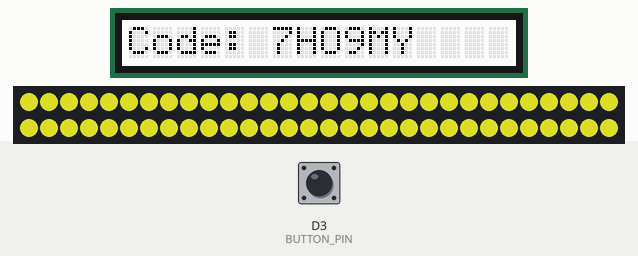
The sketch below on a simulated Arduino MKR. Shown: 16×1 character LCD, 60 RGB LEDs in strip order, left to right, continuing on the next row. The test bench sets the inputs (shaded band); at power-on: D3 (BUTTON_PIN) HIGH. Dim RGB values are drawn brighter than linear; WiFi joins after 1.5 s; servers stay silent unless stated; uploads are accepted with an empty reply; random numbers use the default seed unless the sketch sets one; what the sketch prints to the serial monitor is not drawn.

Above: at 2.7 s.
2.8 s: D3 (BUTTON_PIN) pulled LOW for 0.15 s
At 3.4 s:
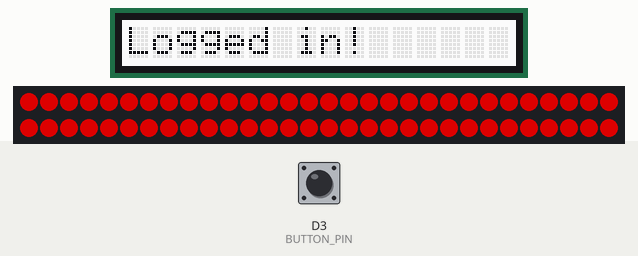
8.9 s: D3 (BUTTON_PIN) pulled LOW for 1 s
At 9.5 s:
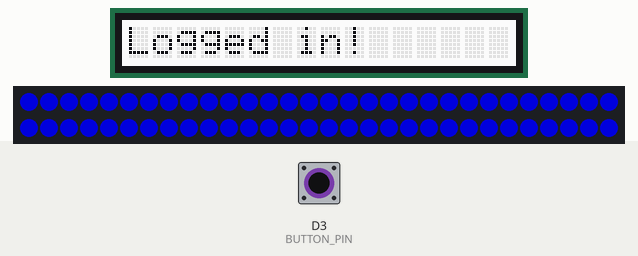
11.4 s: D3 (BUTTON_PIN) pulled LOW for 3.2 s
At 19.7 s:
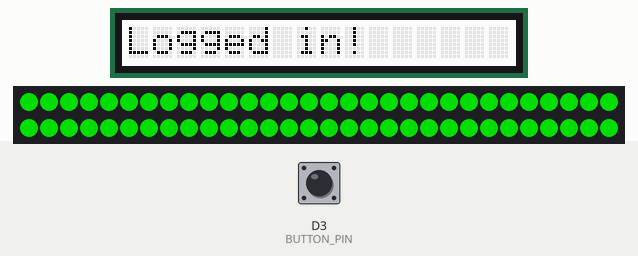
Timing chart, 0 to 21.2 s (numbered marks = the images above; inputs shaded):
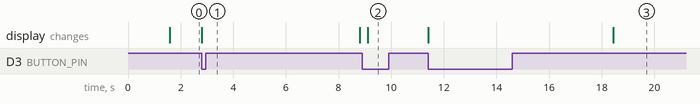

The sketch:

main.ino
```cpp
#include <ArduinoHttpClient.h>
#include <SPI.h>
#include <WiFiNINA.h>

#include <Adafruit_NeoPixel.h>
#ifdef __AVR__
  #include <avr/power.h>
#endif

#include <Wire.h>
#include "rgb_lcd.h";

rgb_lcd lcd;

int LED_PIN = 6;
int BUTTON_PIN = 3;
int BUTTON_INTERRUPT_DELAY = 20;
int PIXEL_COUNT = 60;

// Neopixel config
int PIXEL_FORMAT = NEO_GRB + NEO_KHZ800;
Adafruit_NeoPixel *pixels;

// Initialize WiFi network credentials
#include "arduino_secrets.h"
char ssid[] = SECRET_SSID;
char pass[] = SECRET_PASS;

WiFiClient wifi;
HttpClient client = HttpClient(wifi, "195.201.132.250", 3000);
int wifiStatus = WL_IDLE_STATUS;

String apiToken = "";
String tempCode = "";

enum GameState {
  UNAUTHORIZED = 0,
  IN_MENU = 1,
  IN_GAME_WAITING = 2,
  IN_GAME_GO = 3
};

GameState gameState = UNAUTHORIZED;
unsigned int goStartedAt = 0; // This value indicates the timestamp since when the gameState is IN_GAME_GO

static unsigned long buttonLastInterruptedAt = 0;
bool buttonIsBeingPressed = false;

void setup() {
  Serial.begin(9600);

  lcd.begin(16, 1);
  lcd.setRGB(255, 255, 255);
  lcd.print("Connecting...");

  pixels = new Adafruit_NeoPixel(PIXEL_COUNT, LED_PIN, PIXEL_FORMAT);
  pixels->begin();

  pinMode(BUTTON_PIN, INPUT_PULLUP);
  attachInterrupt(digitalPinToInterrupt(BUTTON_PIN), buttonPressedAction, CHANGE);

  while ( wifiStatus != WL_CONNECTED) {
    Serial.println("Connecting...");
    wifiStatus = WiFi.begin(ssid, pass);
  }

  Serial.print("Connected to " + String(WiFi.SSID()) + " as ");
  Serial.println(WiFi.localIP());

  randomSeed(analogRead(0)); // random values fix
  tempCode = generateTempCode(6);
  lcd.clear();
  lcd.print("Code: "+ tempCode);
}

void loop() {
  switch(gameState) {

    case UNAUTHORIZED: {
      // The user isn't logged in yet. Show yellow light
      setLightColor(150, 150, 25);

      delay(1000);

      // Check if there is an identity linked to the temp code.
      client.get("/identity?code=" + tempCode);
      int statusCode = client.responseStatusCode();
      String response = client.responseBody();

      if(statusCode == 200) {
        apiToken = response;
        gameState = IN_MENU;
        lcd.clear();
        lcd.print("Logged in!");
      }
      break;
    }

    case IN_MENU: {
      setLightColor(0, 0, 150);
      break;
    }

    case IN_GAME_WAITING: {
      setLightColor(150, 0, 0);

      delay(random(5000, 12000));

      goStartedAt = millis();
      gameState = IN_GAME_GO;
      break;
    }

    case IN_GAME_GO: {
      setLightColor(0, 150, 0);
      break;
    }
  }
}

unsigned long betterrandom(unsigned long minVal, unsigned long maxVal) {
  return minVal + random() % (maxVal - minVal);
}

String generateTempCode(int stringLength) {
  String letters[]= {"A", "B", "C", "D", "E", "F", "G", "H", "I", "J", "K", "L", "M", "N", "O", "P", "Q", "R", "S", "T", "U", "V", "W", "X", "Y", "Z", "1", "2", "3", "4", "5", "6", "7", "8", "9", "0"};
  String randString = "";
  for(int i = 0; i < stringLength; i++) {
    int randVal = betterrandom(0, 36);
    randString = randString + letters[randVal];
  }
  return randString;
}

void setLightColor(int r, int g, int b) {
  pixels->clear();
  for(int i = 0 ; i < PIXEL_COUNT; i++) {
    pixels->setPixelColor(i, pixels->Color(r, g, b));
  }
  pixels->show();
}

void buttonPressedAction() {

  // We have to debounce the signals, to ensure that we only accept 1 signal per button press.
  unsigned long currentTime = millis();
  if (currentTime - buttonLastInterruptedAt < BUTTON_INTERRUPT_DELAY) {
    return;
  }

  buttonLastInterruptedAt = currentTime;
  if(buttonIsBeingPressed) {
    buttonIsBeingPressed = false;
    return;
  }

  buttonIsBeingPressed = true;

  switch(gameState) {
    case IN_MENU: {
      // User is in menu and starts game by pressing the button.
      gameState = IN_GAME_WAITING;
      break;
    }

    /*case IN_GAME_WAITING: {
      // User ingame and pressed too early - This doesn't work that way, since the main thread is blocked by the "delay(random....) above"
      gameState = IN_MENU;
      break;
    }*/

    case IN_GAME_GO: {
      gameState = IN_MENU;

      int reactionTime = currentTime - goStartedAt;

      String postData = "{\"score\": " + String(reactionTime) + "}";
      client.beginRequest();
      client.post("/games");
      client.sendHeader("Content-Type", "application/json");
      client.sendHeader("Content-Length", postData.length());
      client.sendHeader("Authorization", "Bearer " + apiToken);
      client.beginBody();
      client.print(postData);
      client.endRequest();

      //lcd.print("Score: " + String(reactionTime));
      break;
    }

    default: {
      break;
    }
  }
}
```

arduino_secrets.h
```cpp
#define SECRET_SSID "LERNKUBE"
#define SECRET_PASS "l3rnk4b3"
```
